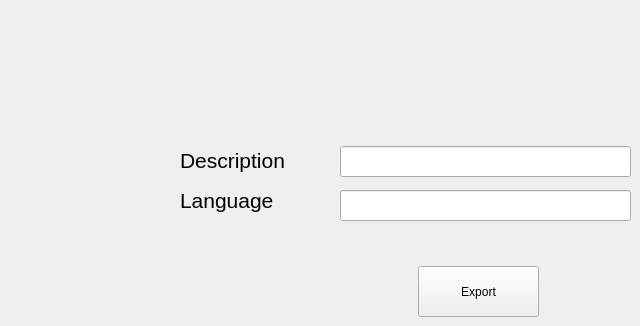
    <widget class="QWidget" name="ExportDeck">
     <widget class="QLabel" name="exportCardsLabel">
      <property name="geometry">
       <rect>
        <x>180</x>
        <y>140</y>
        <width>121</width>
        <height>41</height>
       </rect>
      </property>
      <property name="font">
       <font>
        <pointsize>16</pointsize>
       </font>
      </property>
      <property name="text">
       <string>Description</string>
      </property>
     </widget>
     <widget class="QLabel" name="label_22">
      <property name="geometry">
       <rect>
        <x>180</x>
        <y>180</y>
        <width>101</width>
        <height>41</height>
       </rect>
      </property>
      <property name="font">
       <font>
        <pointsize>16</pointsize>
       </font>
      </property>
      <property name="text">
       <string>Language</string>
      </property>
     </widget>
     <widget class="QLineEdit" name="exportDescription">
      <property name="geometry">
       <rect>
        <x>340</x>
        <y>146</y>
        <width>291</width>
        <height>31</height>
       </rect>
      </property>
      <property name="font">
       <font>
        <pointsize>16</pointsize>
       </font>
      </property>
     </widget>
     <widget class="QLineEdit" name="exportLanguage">
      <property name="geometry">
       <rect>
        <x>340</x>
        <y>190</y>
        <width>291</width>
        <height>31</height>
       </rect>
      </property>
      <property name="font">
       <font>
        <pointsize>16</pointsize>
       </font>
      </property>
     </widget>
     <widget class="QPushButton" name="exportExportButton">
      <property name="geometry">
       <rect>
        <x>418</x>
        <y>266</y>
        <width>121</width>
        <height>51</height>
       </rect>
      </property>
      <property name="text">
       <string>Export</string>
      </property>
     </widget>
    </widget>
